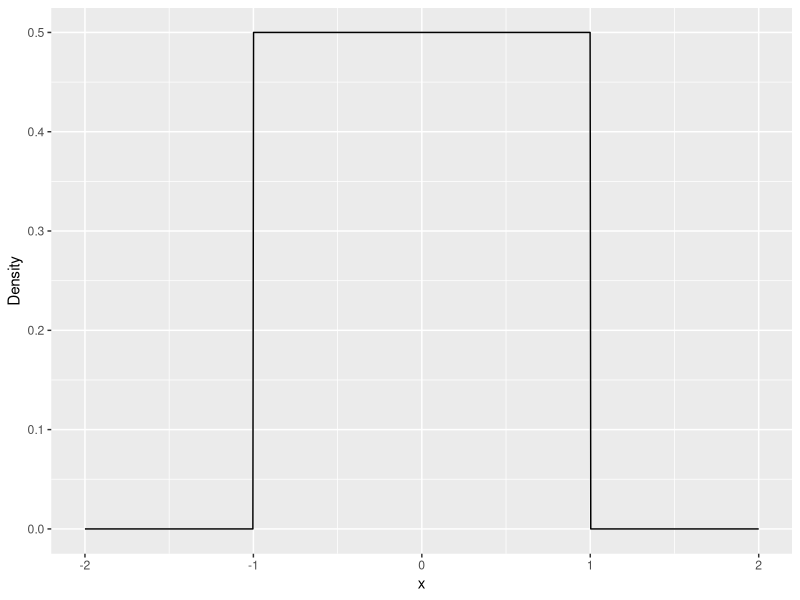
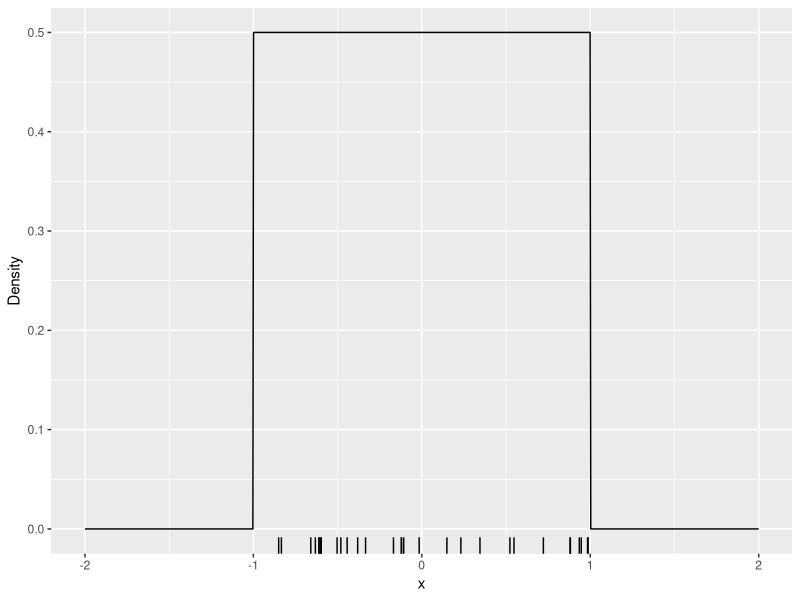
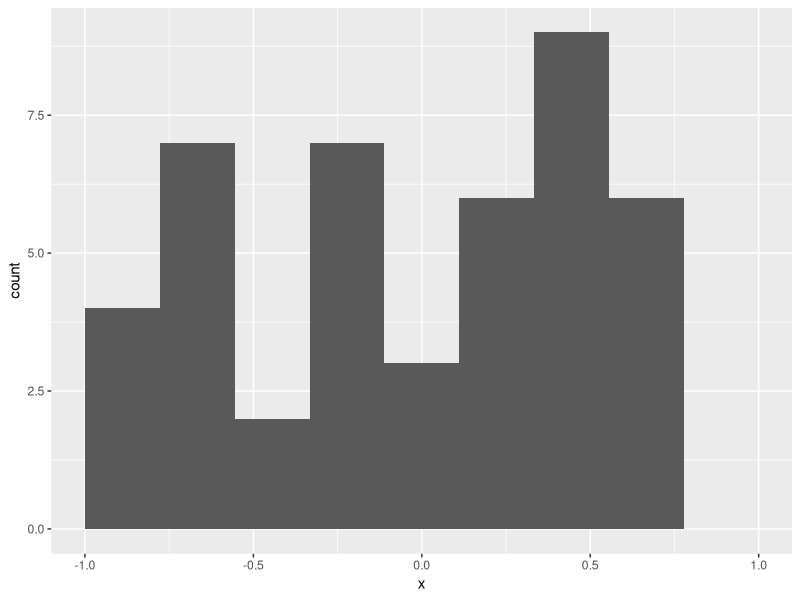
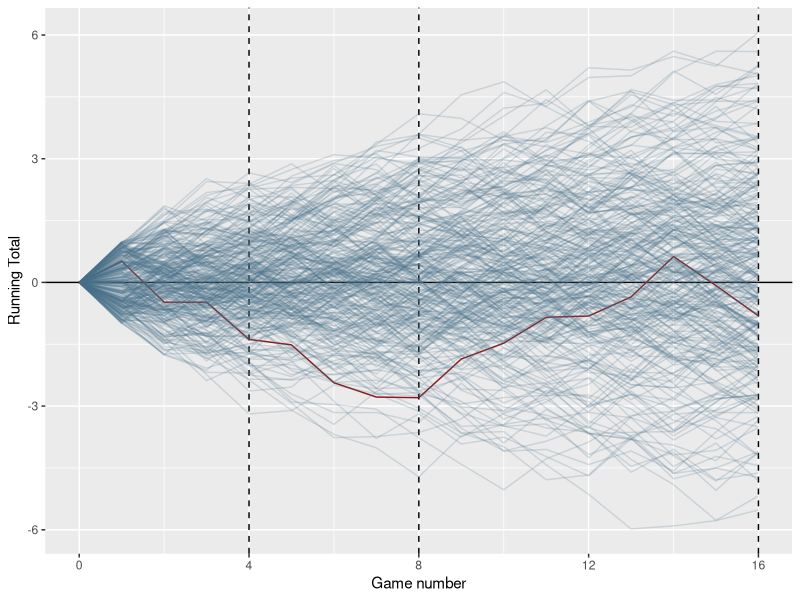
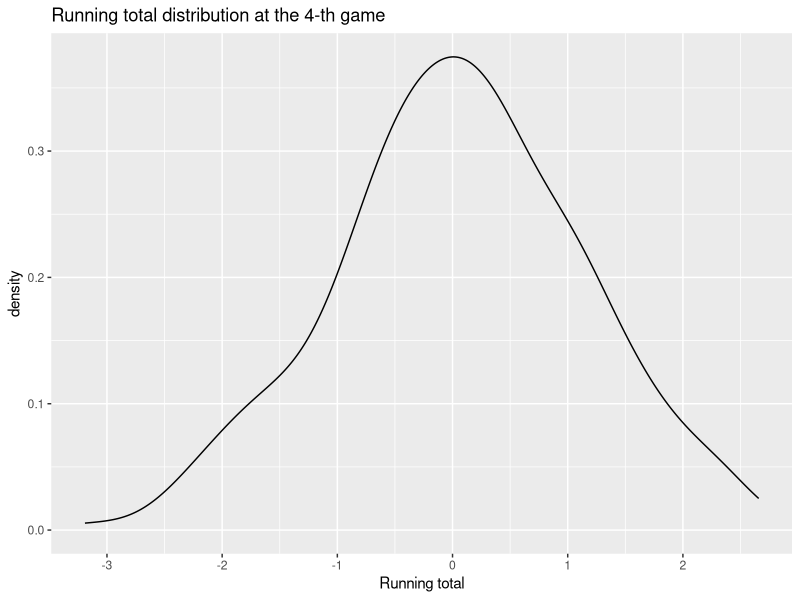
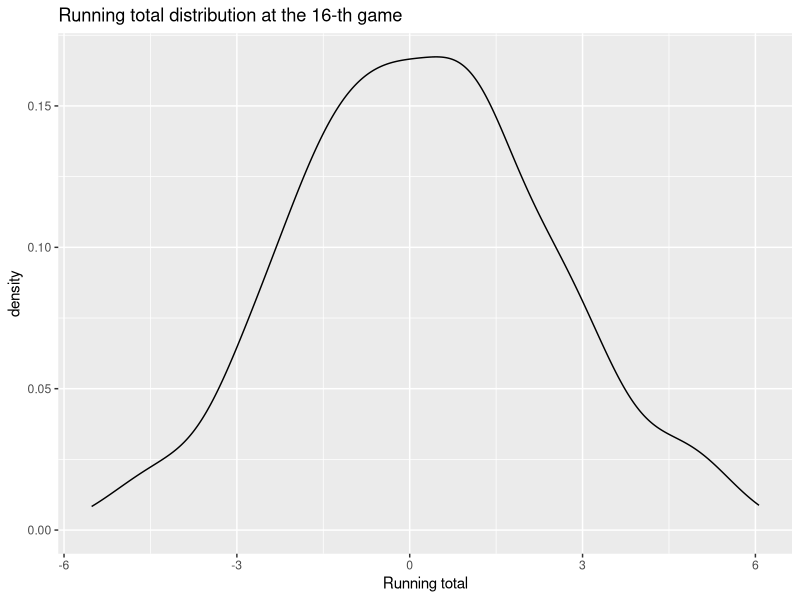
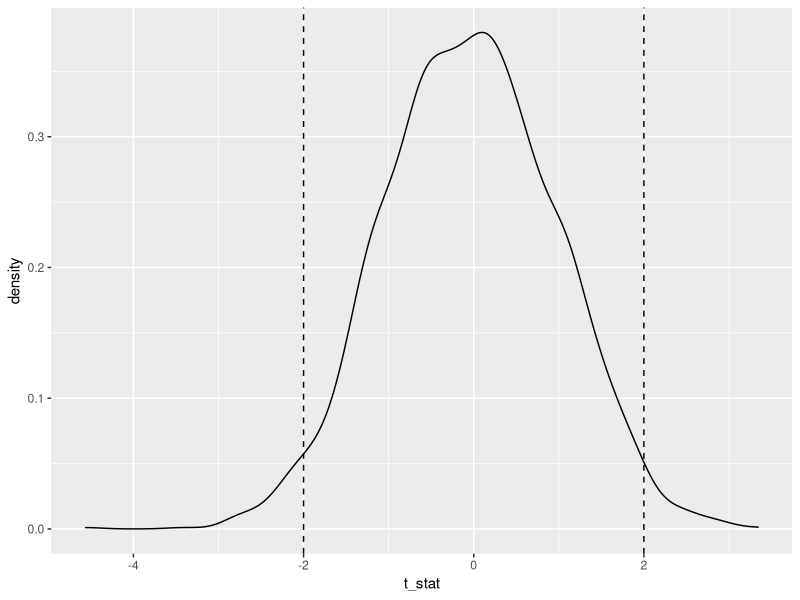

Write R code to recreate these figures, in order.
## ---- chunk 1
## First, load the tidyverse package
## If the package is not installed, uncomment the next line and run the code chunk again
## install.packages("tidyverse")
library(tidyverse)
## ---- chunk 2
## Illustration only
unif_dens_plt <- ggplot() +
  xlim(c(-2, 2)) +
  stat_function(fun = dunif, args = list(min = -1, max = 1), n = 1000) +
  labs(
    x = "x",
    y = "Density"
  )
unif_dens_plt
## ---- chunk 3
mean(runif(n = 5, min = -1, max = 1))
mean(runif(n = 5, min = 3, max = 5))
## ---- chunk 4

unif_sim <- tibble(
  x = runif(n = 30, min = -1, max = 1)
)

unif_dens_plt +
  geom_rug(aes(x = x), data = unif_sim)
## ---- chunk 5
## Compute the probability
punif(-0.2, min = -1, max = 1)

## Compute the sample proportion in the simulated data
mean(unif_sim$x < -0.2)
## ---- chunk 6
## Compute the probability
1 - punif(-0.2, min = -1, max = 1)
punif(-0.2, min = -1, max = 1, lower.tail = FALSE)

## Compute the sample proportion in the simulated data
mean(unif_sim$x > -0.2)
## ---- chunk 7
## Probability
punif(1.4, min = -1, max = 1) - punif(-0.1, min = -1, max = 1)

## Sample proportion in the simulation
mean(unif_sim$x < 0.3 & unif_sim$x > -0.2)
## ---- chunk 8
sim_unif <- tibble(
  x = runif(n = 50, min = -1, max = 1)
)

sim_unif %>%
  ggplot(aes(x = x)) +
  geom_histogram(bins = 10) +
  xlim(c(-1, 1))
## ---- chunk 9
players_n <- 300
games_n <- 16

unif_games <- expand_grid(
  game = 1:games_n,
  player = 1:players_n
) %>%
  mutate(
    ## When used in mutate, n() returns the number of rows in a group of obs
    ## When the data is not grouped as here, it retuns the number of obs in the whole table
    result = runif(n(), min = -1, max = 1)
  ) %>%
  bind_rows(
    ## Add a initial values so that all players start with 0
    tibble(
      player = 1:players_n,
      game = as.integer(0),
      result = 0,
    )
  )

unif_games <- unif_games %>%
  ## Sort the data by player id and game id
  arrange(player, game) %>%
  ## Groups the data by player, because we want the running totals to be calculated for each
  ## player separately
  group_by(player) %>%
  mutate(
    running_total = cumsum(result)
  )

## Illustration only
unif_games %>%
  ggplot(aes(x = game, y = running_total, group = player)) +
  geom_vline(xintercept = c(4, 8, 16), linetype = 2) +
  geom_hline(yintercept = 0) +
  geom_line(aes(color = player < 2, alpha = player < 2)) +
  scale_color_manual(values = c("skyblue4", "firebrick4")) +
  scale_alpha_manual(values = c(1 / 5, 1)) +
  scale_x_continuous("Game number", breaks = c(0, 4, 8, 12, 16)) +
  theme(legend.position = "none") +
  labs(y = "Running Total")
## ---- chunk 10
unif_games %>%
  filter(game == 4) %>%
  ggplot(aes(x = running_total)) +
  geom_density() +
  labs(title = "Running total distribution at the 4-th game") +
  labs(
    x = "Running total"
  )
## ---- chunk 11
unif_games %>%
  filter(game == 16) %>%
  ggplot(aes(x = running_total)) +
  geom_density() +
  labs(title = "Running total distribution at the 16-th game") +
  labs(
    x = "Running total"
  )
## ---- chunk 12
mu_0 <- 0
B <- 2000
n <- 300

sim_test <- expand.grid(
  experiment_id = 1:B,
  obs_id = 1:n
) %>%
  mutate(
    x = rnorm(n = n(), mean = mu_0, sd = 1)
  ) %>%
  group_by(experiment_id) %>%
  summarise(
    mean_x = mean(x),
    sd_x = sd(x),
    t_stat = (mean_x - mu_0) / (sd_x / sqrt(n))
  )
## ---- chunk 13
mean(sim_test$t_stat < -2)
## ---- chunk 14
sim_test %>%
  ggplot(aes(x = t_stat)) +
  geom_density() +
  geom_vline(xintercept = -2, lty = 2) +
  geom_vline(xintercept = 2, lty = 2)
